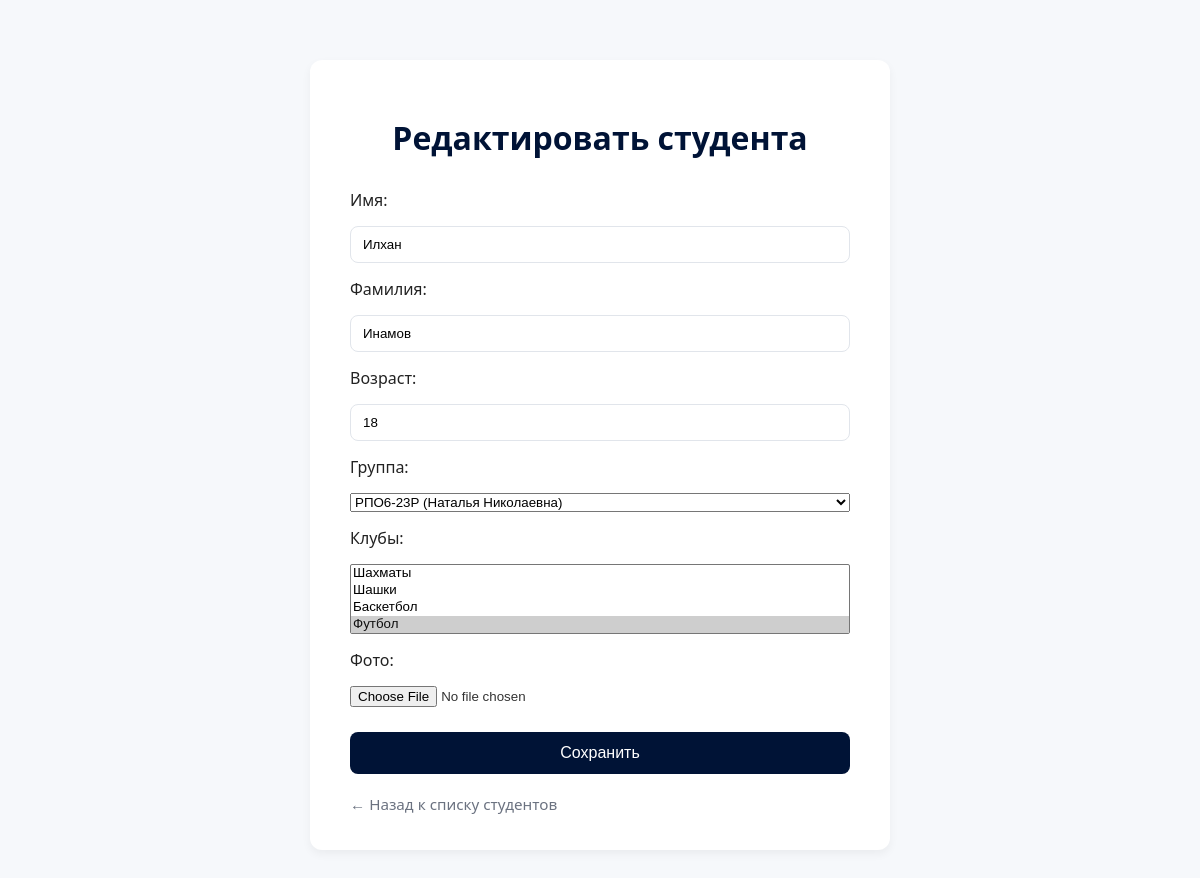
Page /students/2/edit/ (signed in) on the committed database.
### nikitos/models.py (models this page shows, shortened)
class Student(models.Model):
    first_name = models.CharField(max_length=100)
    last_name = models.CharField(max_length=100)
    age = models.IntegerField()
    group = models.ForeignKey(Group, on_delete=models.CASCADE)
    photo = models.ImageField(upload_to='students/', blank=True, null=True, verbose_name="Фото")
    clubs = models.ManyToManyField(Club, blank=True)

class Group(models.Model):
    name = models.CharField(max_length=100)
    curator = models.CharField(max_length=100)

class Club(models.Model):
    name = models.CharField(max_length=100)

### nikitos/views.py (the view, shortened to what this page needs)
# urls.py: path('students/<int:pk>/edit/', views.edit_student, name='edit_student'),
@login_required
def edit_student(request, pk):
    student = get_object_or_404(Student, pk=pk)
    groups = Group.objects.all()
    clubs = Club.objects.all()
    return render(
        request,
        "students/edit.html",
        {"student": student, "groups": groups, "clubs": clubs},
    )

### nikitos/templates/students/edit.html (shortened to what this page needs)
{% load static %}
<!DOCTYPE html>
<html lang="ru">
<head>
    <link rel="stylesheet" href="{% static 'css/style.css' %}">
</head>
<body>
    <div class="form-container">
        <h1>Редактировать студента</h1>
        <form method="POST" enctype="multipart/form-data">
            <label for="first_name">Имя:</label>
            <input type="text" id="first_name" name="first_name" value="{{ student.first_name }}" required>
            <label for="last_name">Фамилия:</label>
            <input type="text" id="last_name" name="last_name" value="{{ student.last_name }}" required>
            <label for="age">Возраст:</label>
            <input type="number" id="age" name="age" value="{{ student.age }}" required>
            <label for="group">Группа:</label>
            <select id="group" name="group" required>
                {% for group in groups %}
                    <option value="{{ group.id }}" {% if student.group.id == group.id %}selected{% endif %}>
                        {{ group.name }} ({{ group.curator }})
                    </option>
                {% endfor %}
            </select>
            <label for="clubs">Клубы:</label>
            <select id="clubs" name="clubs" multiple>
                {% for club in clubs %}
                    <option value="{{ club.id }}" {% if club in student.clubs.all %}selected{% endif %}>{{ club.name }}</option>
                {% endfor %}
            </select>
            <label for="photo">Фото:</label>
            <input type="file" id="photo" name="photo" accept="image/*">
            <button type="submit">Сохранить</button>
        </form>
        <a href="{% url 'student_list' %}">← Назад к списку студентов</a>
    </div>
</body>
</html>

### nikitos/static/css/style.css (style rules this page uses)
:root { --bg: #f6f8fb; --card: #ffffff; --border: #e1e5eb; --text: #333; --muted: #6b7280; --accent: #001336; --accent-hover: #002164; --shadow: 0 4px 10px rgba(0, 0, 0, 0.05); }
body { font-family: "Segoe UI", Roboto, sans-serif; background-color: var(--bg); margin: 0; padding: 0; color: var(--text); }
h1 { text-align: center; color: var(--accent); margin-bottom: 30px; }
.form-container { max-width: 500px; margin: 60px auto; background: var(--card); padding: 35px 40px; border-radius: 12px; box-shadow: var(--shadow); }
.form-container h1 { text-align: center; color: var(--accent); margin-bottom: 30px; }
form { display: flex; flex-direction: column; gap: 15px; }
label { font-weight: 500; color: #222; }
input[type="text"], input[type="number"] { padding: 10px 12px; border: 1px solid var(--border); border-radius: 8px; outline: none; transition: border-color 0.2s, box-shadow 0.2s; }
button[type="submit"] { background: var(--accent); color: white; font-size: 1em; border: none; border-radius: 8px; padding: 12px; cursor: pointer; margin-top: 10px; transition: 0.3s; }
.form-container a { display: inline-block; margin-top: 20px; color: var(--muted); text-decoration: none; font-size: 0.95em; transition: color 0.2s; }

### rows in the picture
Student: first_name "Илхан", last_name "Инамов", age "18", group "РПО6-23Р (Наталья Николаевна)", clubs "Шахматы / Шашки / Баскетбол / Футбол ☑"
